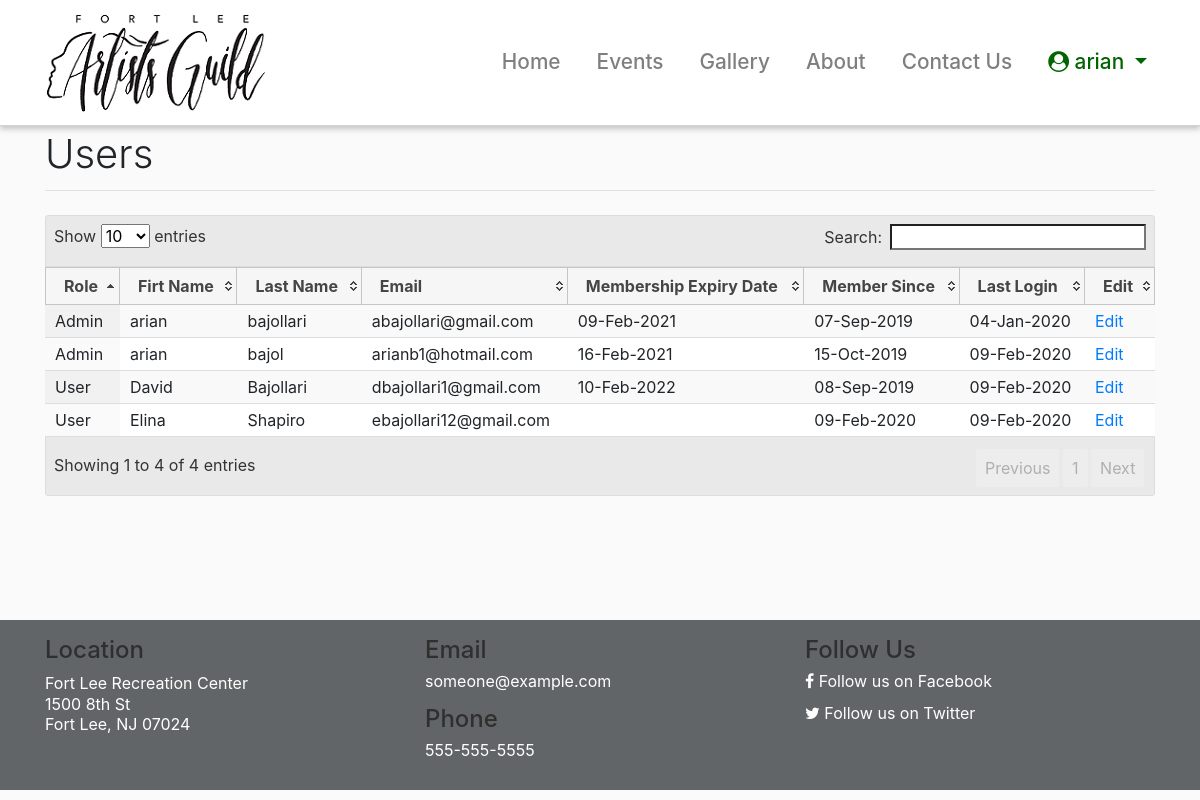
/users (signed in), run on an earlier commit of the app's database.
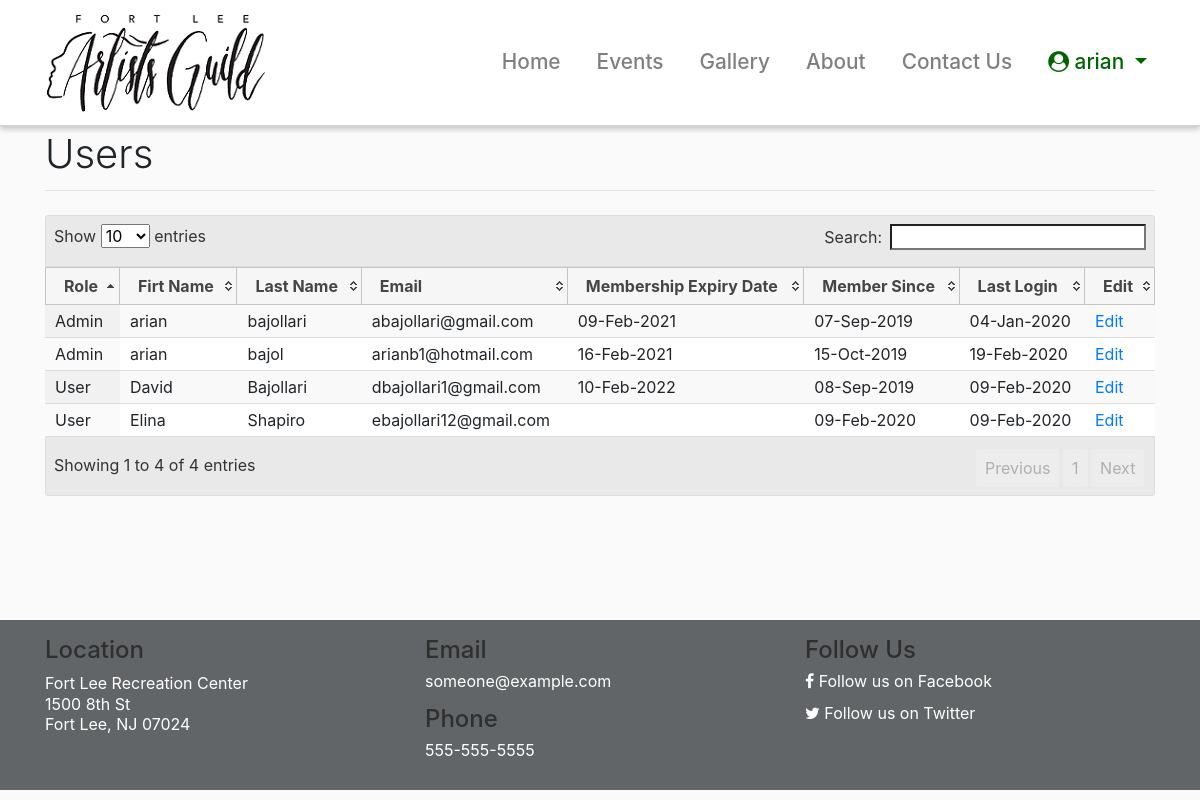
And on a later commit of the database.
### flag/auth/models.py (models this page shows, shortened)
class User(UserMixin, db.Model):
    __tablename__ = 'flagusers'
    id = db.Column(db.Integer,
                   primary_key=True)
    firstName = db.Column(db.String,
                     nullable=False,
                     unique=False)
    lastName = db.Column(db.String,
                     nullable=False,
                     unique=False)
    email = db.Column(db.String(40),
                      unique=True,
                      nullable=False)
    password = db.Column(db.String(200),
                         primary_key=False,
                         unique=False,
                         nullable=False)
    phone = db.Column(db.String(15),
                        index=False,
                        unique=False,
                        nullable=True)
    website = db.Column(db.String(150),
                        index=False,
                        unique=False,
                        nullable=True)
    userRole = db.Column(db.String(1),
                        index=False,
                        unique=False,
                        nullable=False)
    created_On = db.Column(db.DateTime,
                           index=False,
                           unique=False,
                           nullable=False,
                           default=datetime.datetime.now)
    last_login = db.Column(db.DateTime,
                           index=False,
                           unique=False,
                           nullable=True)
    memberStartDate = db.Column(db.DateTime,
                           index=False,
                           unique=False,
                           nullable=True)
    memberExpireDate = db.Column(db.DateTime,
                           index=False,
                           unique=False,
                           nullable=True)
    membershipStatus = db.Column(db.String(1),
                           index=False,
                           unique=False,
                           nullable=True)
    updatedBy = db.Column(db.String(40),
                      unique=False,
                      nullable=False)
    updatedMembership = db.Column(db.String(40),
                      unique=False,
                      nullable=False)

### flag/auth/routes.py (the view)
@bpAuth.route('/users')
def users():
    if not current_user.is_authenticated:
        return redirect(url_for('home'))
    if current_user.userRole != "A":
        abort(401) # unauthorized
    allUsers = User.query.all()
    return render_template('auth/users.html', userList = allUsers)

### flag/auth/routes.py (called while the page is built)
@login_manager.user_loader
def load_user(user_id):
    if user_id is not None:
        return User.query.get(user_id)
    return None

### flag/templates/auth/users.html (shortened to what this page needs)
{% extends "layout.html" %}
{% block content %}
<script type=text/javascript src="{{ url_for('static', filename='js/datatables.min.js') }}"></script>
<link rel="stylesheet" href="{{ url_for('static', filename='css/datatables.min.css') }}">
{{ page_title('Users') }}
<table class="display" id="tblUsers" style="width:100%">
    <thead>
        <tr>
            <th>Role</th>
            <th>Firt Name</th>
            <th>Last Name</th>
            <th>Email</th>
            <th>Membership Expiry Date</th>
            <th>Member Since</th>
            <th>Last Login</th>
            <th>Edit</th>
        </tr>
    </thead>
    <tbody>
        {% for user in userList %}
        <tr>
            <td>{% if user.userRole == 'A' %} Admin  {% else %} User {% endif %}</td>
            <td>{{ user.firstName }}</td>
            <td>{{ user.lastName }}</td>
            <td>{{ user.email }}</td>
            <td>
                {% if user.memberExpireDate != None %}
                    {{ user.memberExpireDate.strftime('%d-%b-%Y') }}
                {% endif %}
            </td>
            <td>{{ user.created_On.strftime('%d-%b-%Y') }}</td>
            <td>{{ user.last_login.strftime('%d-%b-%Y') }}</td>
            <td>
                <a href="{{ url_for('auth.profile', user_id = user.id) }}" role="button">
                    Edit
                </a>
            </td>
        </tr>
        {% endfor %}
    </tbody>
</table>
{% endblock %}

### flag/templates/layout.html (shortened to what this page needs)
{% from 'macros.html' import nav_link, page_title with context %}
<!DOCTYPE html>
<html lang="en">
<head>
  <link rel="stylesheet" href="{{ url_for('static', filename='css/jquery-ui.min.css') }}">
  <link rel="stylesheet" href="{{ url_for('static', filename='css/bootstrap.min.css') }}">
  <link rel="stylesheet" href="{{ url_for('static', filename='css/font-awesome.min.css') }}">
  <link rel="stylesheet" href="{{ url_for('static', filename='css/app.css') }}">
</head>
<body>
  <nav class="navbar navbar-expand-lg navbar-light navbar-bg fixed-top">
    <div class="container">
      <a class="navbar-brand" href="/">
        <img src="/static/images/logo1.png" alt="">
      </a>
      <div class="collapse navbar-collapse" id="navbarResponsive">
        <ul class="navbar-nav ml-auto">
          {{ nav_link('home', 'Home') }}
          {{ nav_link('events.events', 'Events') }}
          {{ nav_link('gallery.gallery', 'Gallery') }}
          {{ nav_link('public.about', 'About') }}
          {{ nav_link('public.contact', 'Contact Us') }}
          {% if current_user.is_authenticated %}
          <li class="nav-item dropdown">
            <a class="nav-link dropdown-toggle" href="#" id="navbardrop" data-toggle="dropdown" style="color:darkgreen;">
              <i class="fa fa-user-circle"></i>&nbsp;{{ current_user.firstName }}
            </a>
          </li>
          {% else %}
          <li class="nav-item">
            <a class="nav-link"
              style="border: 1px solid darkgreen; display:inline-block;padding-left: 15px; padding-right: 15px;border-radius:20px;"
              href="{{ url_for('auth.login') }}">Login</a>
          </li>
          {% endif %}
        </ul>
      </div>
    </div>
  </nav>
  <div class="container" style="min-height: 500px;padding-top:10px;">
    {% block content %}
    {% endblock %}
  </div>
  <footer class="py-5" style="padding: 1rem !important;background-color: #626567;">
    <div class="container">
      <div class="row" style="color:white;">
        <div class="col-sm-4">
          <h4 style="color:#2F2F30;">Location</h4>
          <p>
            <a href="https://goo.gl/maps/iVhmAzEYue3JvERB9" target="_blank" style="color:#ffffff;">
              <span style="line-height: 1.3rem;">Fort Lee Recreation Center</span><br>
              <span style="line-height: 1.3rem;">1500 8th St</span><br>
              <span style="line-height: 1.3rem;">Fort Lee, NJ 07024</span>
            </a>
          </p>
        </div>
        <div class="col-sm-4">
          <h4 style="color:#2F2F30;">Email</h4>
          <p>
            <a href="mailto:someone@example.com" target="_top"  style="color:#ffffff;">someone@example.com</a>
          </p>
          <h4 style="color:#2F2F30;">Phone</h4>
          <p>
            <a href="tel:555-555-5555"  style="color:#ffffff;">555-555-5555</a>
          </p>
        </div>
        <div class="col-sm-4">
          <h4 style="color:#2F2F30;">Follow Us</h4>
          <p>
            <a href="https://facebook.com/flag" target="_blank"  style="color:#ffffff;"><i class="fa fa-facebook"></i>&nbsp;Follow us on
              Facebook</a>
          </p>
          <p>
            <a href="https://twitter.com/flag" target="_blank"  style="color:#ffffff;"><i class="fa fa-twitter"></i>&nbsp;Follow us on
              Twitter</a>
          </p>
        </div>
      </div>
  </footer>
</body>
</html>

### flag/templates/macros.html (shortened to what this page needs)
{% macro nav_link(endpoint, name) %}
{% if request.endpoint != None and request.endpoint.endswith(endpoint)%}
<li class="nav-item active">
  <a class="nav-link" href="{{ url_for(endpoint) }}">{{ name }}
    <span class="sr-only">(current)</span>
  </a>
</li>
{% else %}
<li class="nav-item">
  <a class="nav-link" href="{{ url_for(endpoint) }}">{{ name }}</a>
</li>
{% endif %} {% endmacro %}
{% macro page_title(title, buttonUrl='', buttonValue='') %}
<div class="row">
  <div class="col-sm-6">
      <h1 class="font-weight-light text-center text-lg-left">{{ title }}</h1>
  </div>
</div>
<hr class="mt-1 mb-4">
{% endmacro %}

### flag/static/css/app.css (style rules this page uses)
body { margin:0px; line-height: 1 !important; padding-top: 120px; background-color: #FAFAFA; }
.navbar-bg { background-color: white !important; border-bottom: lightgray solid 1px; box-shadow: 0px 0.03rem 0.09rem rgba(0,0,0,0.18), 0px 0.16rem 0.36rem rgba(0,0,0,0.22); padding:.5rem .5rem; }
.nav-item { font-size: 1.3rem; font-weight: 500; padding-left: 20px; }

What changed in the data, as far as the page shows it:
changed User "bajol": last_login "09-Feb-2020" → "19-Feb-2020"
